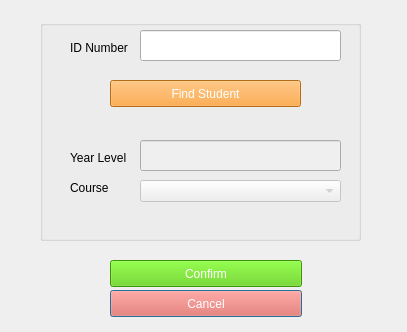
<?xml version="1.0" encoding="UTF-8"?>
<ui version="4.0">
 <class>editDialog</class>
 <widget class="QDialog" name="editDialog">
  <property name="geometry">
   <rect>
    <x>0</x>
    <y>0</y>
    <width>407</width>
    <height>332</height>
   </rect>
  </property>
  <property name="windowTitle">
   <string>Edit Student</string>
  </property>
  <widget class="QPushButton" name="e">
   <property name="geometry">
    <rect>
     <x>110</x>
     <y>290</y>
     <width>192</width>
     <height>27</height>
    </rect>
   </property>
   <property name="styleSheet">
    <string notr="true">background-color:rgb(255, 80, 64);
color: white</string>
   </property>
   <property name="text">
    <string>Cancel</string>
   </property>
  </widget>
  <widget class="QGroupBox" name="groupBox">
   <property name="enabled">
    <bool>true</bool>
   </property>
   <property name="geometry">
    <rect>
     <x>40</x>
     <y>20</y>
     <width>321</width>
     <height>221</height>
    </rect>
   </property>
   <property name="title">
    <string/>
   </property>
   <widget class="QLineEdit" name="addIDNumField">
    <property name="geometry">
     <rect>
      <x>100</x>
      <y>10</y>
      <width>201</width>
      <height>31</height>
     </rect>
    </property>
   </widget>
   <widget class="QLabel" name="label_2">
    <property name="geometry">
     <rect>
      <x>30</x>
      <y>20</y>
      <width>61</width>
      <height>16</height>
     </rect>
    </property>
    <property name="text">
     <string>ID Number</string>
    </property>
   </widget>
   <widget class="QLabel" name="label_3">
    <property name="geometry">
     <rect>
      <x>30</x>
      <y>130</y>
      <width>61</width>
      <height>16</height>
     </rect>
    </property>
    <property name="text">
     <string>Year Level</string>
    </property>
   </widget>
   <widget class="QLineEdit" name="addYearField">
    <property name="enabled">
     <bool>false</bool>
    </property>
    <property name="geometry">
     <rect>
      <x>100</x>
      <y>120</y>
      <width>201</width>
      <height>31</height>
     </rect>
    </property>
   </widget>
   <widget class="QComboBox" name="courseComboBox">
    <property name="enabled">
     <bool>false</bool>
    </property>
    <property name="geometry">
     <rect>
      <x>100</x>
      <y>160</y>
      <width>201</width>
      <height>22</height>
     </rect>
    </property>
   </widget>
   <widget class="QLabel" name="label_4">
    <property name="geometry">
     <rect>
      <x>30</x>
      <y>160</y>
      <width>55</width>
      <height>16</height>
     </rect>
    </property>
    <property name="text">
     <string>Course</string>
    </property>
   </widget>
   <widget class="QPushButton" name="findStudent">
    <property name="geometry">
     <rect>
      <x>70</x>
      <y>60</y>
      <width>191</width>
      <height>27</height>
     </rect>
    </property>
    <property name="styleSheet">
     <string notr="true">background-color: rgb(255, 150, 30);
color: white</string>
    </property>
    <property name="text">
     <string>Find Student</string>
    </property>
   </widget>
  </widget>
  <widget class="QPushButton" name="editStudent_confirm">
   <property name="geometry">
    <rect>
     <x>110</x>
     <y>260</y>
     <width>192</width>
     <height>27</height>
    </rect>
   </property>
   <property name="styleSheet">
    <string notr="true">background-color:rgb(85, 207, 8);
color: white;</string>
   </property>
   <property name="text">
    <string>Confirm</string>
   </property>
  </widget>
 </widget>
 <resources/>
 <connections/>
</ui>
